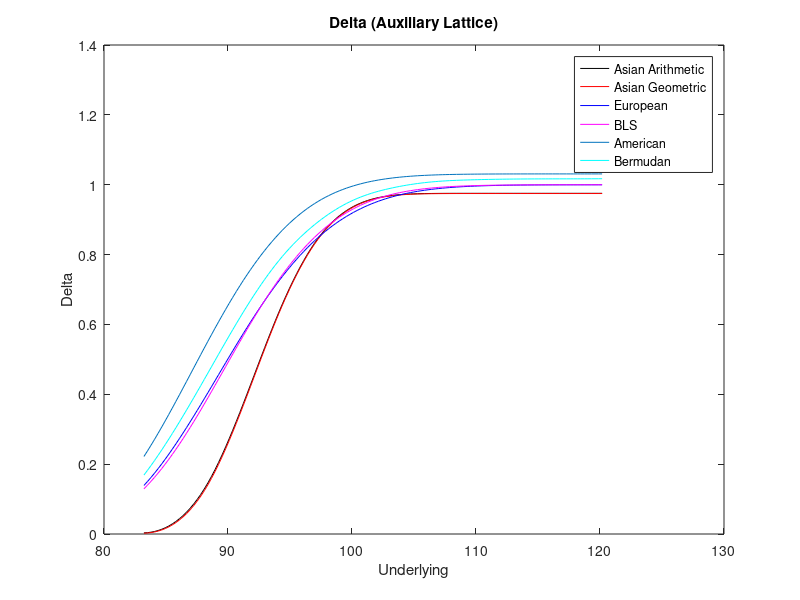

Source code (MATLAB):
clear;
clc;
tic
alpha = 1.99999;
r = 0.1;

T = 0.5;
Strike = 95;
NumOfTimeSteps=8;
 Sigma=0.10;
 lambda=sqrt(1.5);
 M=2*NumOfTimeSteps+1;
 StrCallPut='Call';
 %dynamics.S0=S0;
 %M_Bermudan=2;

 Underlying=100;
 %reading underlying for Asian Arithmetic
data1=load('AsianAaGreeks.txt'); 
x=data1(:,1);
AsianAaDelta=data1(:,2);

%reading underlying for Asia Geometric
data2=load('AsianGaGreeks.txt'); 
%x=data2(:,1);
AsianGaDelta=data2(:,2);  


%reading underlying for European
data2=load('EuropeanGreeks.txt'); 
%x=data2(:,1);
EuropeanDelta=data2(:,2); 

%reading underlying for American
data2=load('AmericanGreeks.txt'); 
%x=data2(:,1);
AmericanDelta=data2(:,2);


%reading underlying for Bermudan
data2=load('BermudanGreeks.txt'); 
%x=data2(:,1);
BermudanDelta=data2(:,2);


samplingRateIncrease = 10;
newXSamplePoints = linspace(min(x), max(x), length(x) * samplingRateIncrease);

smoothedYAsianAa = spline(x, AsianAaDelta, newXSamplePoints);

smoothedYAsianGa = spline(x, AsianGaDelta, newXSamplePoints);

smoothedYEuropean = spline(x,EuropeanDelta, newXSamplePoints);

smoothedYAmerican = spline(x,AmericanDelta, newXSamplePoints);

smoothedYBermudan = spline(x,BermudanDelta, newXSamplePoints);



plot(newXSamplePoints,smoothedYAsianAa,'k')
hold on

plot(newXSamplePoints,smoothedYAsianGa,'r')
hold on

plot(newXSamplePoints,smoothedYEuropean,'b')
hold on

blsDelta=blsdelta(newXSamplePoints,Strike,r,T,Sigma);
plot(newXSamplePoints,blsDelta,'m')
hold on

plot(newXSamplePoints,smoothedYAmerican)
hold on

plot(newXSamplePoints,smoothedYBermudan,'c')
title(' Delta (Auxiliary Lattice) ')
xlabel('Underlying')
ylabel('Delta')

legend('Asian Arithmetic','Asian Geometric', 'European', 'BLS', 'American', 'Bermudan')
saveas(gcf,'DeltaSmoothPointPlot_Aux31.png')
hold off
%hold off
toc